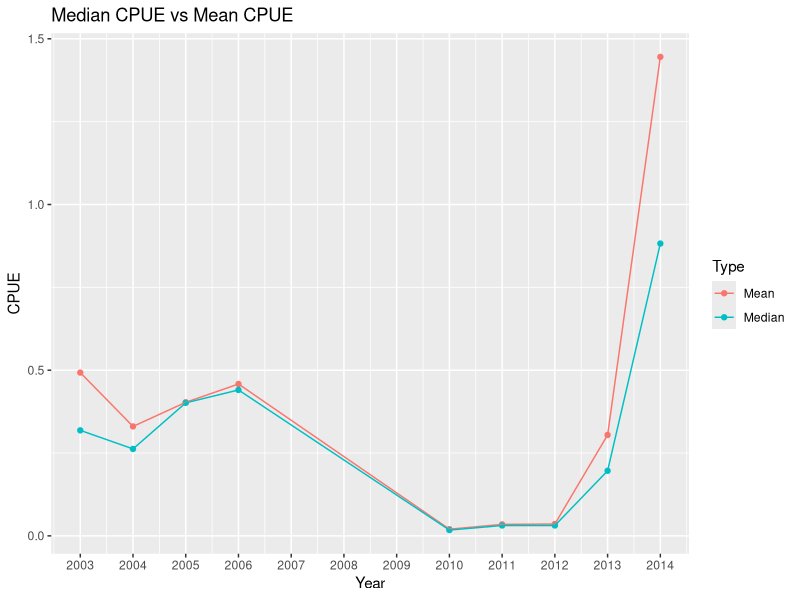

Reproduce this figure in R.
## ---- chunk 1
knitr::opts_chunk$set(echo = TRUE)
library(tidyverse)
library(readxl)
library(lubridate)
library(rmarkdown)
CLandings_data <- read.csv("data/sample_landing_data_clean.csv")
## ---- chunk 2
summary(CLandings_data)
## ---- chunk 3
CPUE_data <- CLandings_data %>%
  mutate(Weight_kg = Weight_g / 1000) %>%
  group_by(Year,Trip_ID) %>%
  summarize(Trip_CPUE = sum(Weight_kg) / mean(Effort_Hours))
CPUE_data
## ---- chunk 4
CPUE_Median <- CPUE_data %>%
  group_by(Year) %>%
  summarize(CPUE_KgpH = median(Trip_CPUE))
CPUE_Mean <- CPUE_data %>%
  group_by(Year) %>%
  summarize(CPUE_KgpH = mean(Trip_CPUE))
CPUE_Median$Type <- "Median"
CPUE_Mean$Type <- "Mean"
CPUE_Median
CPUE_Mean
## ---- chunk 5
CPUE <- rbind(CPUE_Mean, CPUE_Median)
ggplot(CPUE, aes(x = Year, y = CPUE_KgpH, colour = Type)) +
  geom_point() +
  geom_line() +
  ylab("CPUE") +
  ggtitle("Median CPUE vs Mean CPUE") +
  scale_x_continuous(breaks = seq(2003, 2014, by = 1))
